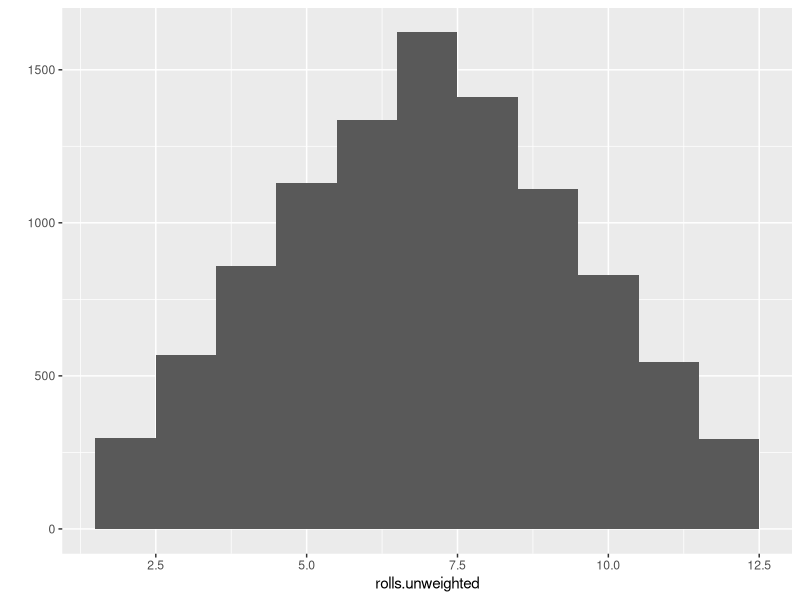
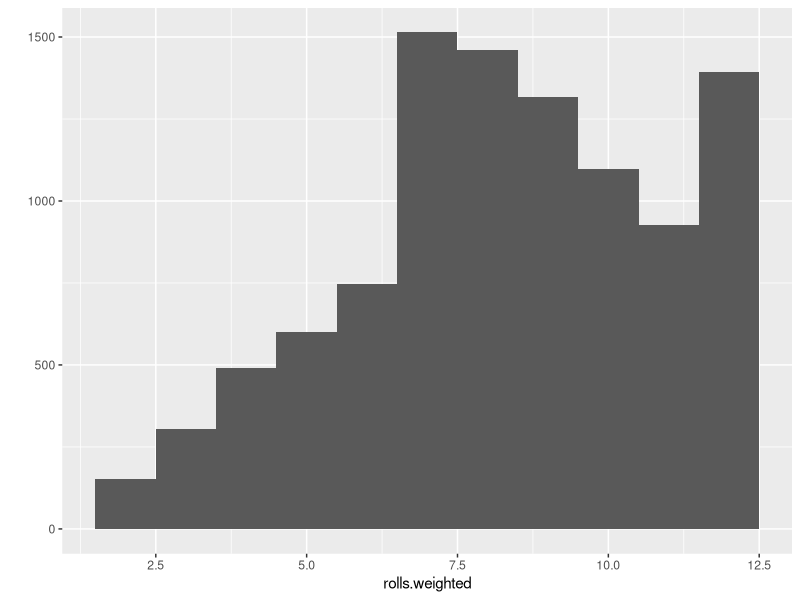

Recreate these plots in R, in order.
library(ggplot2)
library(fansi)
library(dplyr)
library(tidyverse)
library(farver)

# Creating die

die <- 1:6

dice <- sample(die, size = 2, replace = TRUE)
sum(dice)

roll <- function() {
  die <- 1:6
  dice <- sample(die, size = 2, replace = TRUE)
  sum(dice)
}

roll()


rolls.unweighted <- replicate(10000, roll())
qplot(rolls.unweighted, binwidth = 1)

# Creating and rolling weighted die

roll.weighted <- function() {
  die <- 1:6
  dice <- sample(die, size = 2, replace = TRUE, 
                 prob = c(1/8, 1/8, 1/8, 1/8, 1/8, 3/8))
  sum(dice)
}


rolls.weighted <- replicate(10000, roll.weighted())
qplot(rolls.weighted, binwidth = 1)
